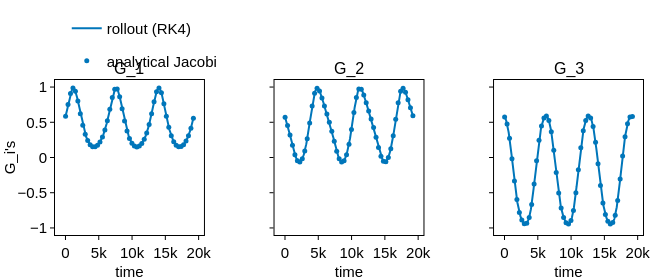

The notebook cell this image was saved under:
### Markdown cell above
## 5 — Orientation in time: rollout vs analytical

The natural quantity for the rollout-vs-analytical comparison is
$\mathbf{G}(t) = \boldsymbol{R}(\boldsymbol{\theta}_0)^{\!\top}\cdot\mathbf{e}_3$ — the 
analytical Jacobi solution gives this directly.

### Code cell
@jax.jit
def Rs_from_rods(rods):
    return jax.vmap(rotation_matrix)(rods)

R_traj = np.array(Rs_from_rods(jnp.asarray(oris)))                 # (N, 3, 3)
euler_zyx = Rotation.from_matrix(R_traj).as_euler("zyx", degrees=True)

# Restrict to the first ~3 periods so the time series is readable.
keep = time < 3.0 * period
ts = time[keep]
stride = max(1, len(ts) // 50)   # ~50 markers; bump 50 up/down to taste

# Full-width 6-panel figure: column A = G_1/G_2/G_3 with rollout vs
# analytical, column B = yaw/pitch/roll Euler angles (rollout only).
fig_ori = figstyle.figure(size="full", aspect=658 / 280)
fig_ori = make_subplots(
    rows=1, cols=3,
    figure=fig_ori,
    horizontal_spacing=0.12, vertical_spacing=0.08,
    subplot_titles=["G_1", "G_2", "G_3"],
)
for r, comp in enumerate((0, 1, 2)):
    fig_ori.add_trace(
        go.Scatter(x=ts, y=G_lib[keep, comp], mode="lines",
                   line=dict(color=figstyle.COLORS["blue"], width=2),
                   name="rollout (RK4)" if r == 0 else None,
                   legendgroup="lib", showlegend=(r == 0)),
        col=r + 1, row=1,
    )
    fig_ori.add_trace(
        go.Scatter(x=ts[::stride], y=G_ana[keep][::stride, comp],
                mode="markers",
                marker=dict(size=5, color=figstyle.COLORS["blue"], symbol="circle"),
                name="analytical Jacobi" if r == 0 else None,
                legendgroup="ana", showlegend=(r == 0)),
        col=r + 1, row=1,
    )

fig_ori.update_xaxes(title_text="time", row=1, col=1)
fig_ori.update_xaxes(title_text="time", row=1, col=2)
fig_ori.update_xaxes(title_text="time", row=1, col=3)
fig_ori.update_yaxes(title_text="G_i's", col=1)
fig_ori.update_yaxes(matches="y", range=[-1.1, 1.1], showticklabels=False)
fig_ori.update_yaxes(showticklabels=True, row=1, col=1)
fig_ori.update_layout(legend=dict(x=0.02, y=1.02, xanchor="left", yanchor="bottom"))

figstyle.save(fig_ori, "fig_orientation", figdir=FIGDIR)
fig_ori.show()

### Figure 1 — Plotly figure (JSON) as saved in the notebook; plotly's stock layout.template omitted (floating-point values rounded to 4 significant figures; data arrays with more than 128 entries replaced by an {"elided": "..."} marker saying what was removed)
{"data": [{"legendgroup": "lib", "line": {"color": "#0076BA", "width": 2}, "mode": "lines", "name": "rollout (RK4)", "showlegend": true, "type": "scatter", "x": {"elided": "1199 float values"}, "xaxis": "x", "y": {"elided": "1199 float values"}, "yaxis": "y"}, {"legendgroup": "ana", "marker": {"color": "#0076BA", "size": 5, "symbol": "circle"}, "mode": "markers", "name": "analytical Jacobi", "showlegend": true, "type": "scatter", "x": [16.05, 385.2, 754.4, 1124.0, 1493.0, 1862.0, 2231.0, 2600.0, 2969.0, 3339.0, 3708.0, 4077.0, 4446.0, 4815.0, 5184.0, 5554.0, 5923.0, 6292.0, 6661.0, 7030.0, 7400.0, 7769.0, 8138.0, 8507.0, 8876.0, 9245.0, 9615.0, 9984.0, 10350.0, 10720.0, 11090.0, 11460.0, 11830.0, 12200.0, 12570.0, 12940.0, 13310.0, 13680.0, 14040.0, 14410.0, 14780.0, 15150.0, 15520.0, 15890.0, 16260.0, 16630.0, 17000.0, 17370.0, 17740.0, 18110.0, 18470.0, 18840.0, 19210.0], "xaxis": "x", "y": [0.5844, 0.7535, 0.9076, 0.9848, 0.942, 0.8004, 0.6227, 0.4593, 0.331, 0.24, 0.1824, 0.1542, 0.1524, 0.1745, 0.2195, 0.2896, 0.3895, 0.5232, 0.6863, 0.8528, 0.9676, 0.9732, 0.8638, 0.6926, 0.5196, 0.3766, 0.2713, 0.2012, 0.1619, 0.1501, 0.1631, 0.1991, 0.2589, 0.3465, 0.4668, 0.62, 0.7902, 0.9331, 0.9861, 0.9177, 0.7626, 0.5848, 0.4281, 0.3081, 0.2248, 0.1739, 0.1516, 0.1552, 0.1823, 0.2325, 0.3086, 0.4156, 0.5566], "yaxis": "y"}, {"legendgroup": "lib", "line": {"color": "#0076BA", "width": 2}, "mode": "lines", "showlegend": false, "type": "scatter", "x": {"elided": "1199 float values"}, "xaxis": "x2", "y": {"elided": "1199 float values"}, "yaxis": "y2"}, {"legendgroup": "ana", "marker": {"color": "#0076BA", "size": 5, "symbol": "circle"}, "mode": "markers", "showlegend": false, "type": "scatter", "x": [16.05, 385.2, 754.4, 1124.0, 1493.0, 1862.0, 2231.0, 2600.0, 2969.0, 3339.0, 3708.0, 4077.0, 4446.0, 4815.0, 5184.0, 5554.0, 5923.0, 6292.0, 6661.0, 7030.0, 7400.0, 7769.0, 8138.0, 8507.0, 8876.0, 9245.0, 9615.0, 9984.0, 10350.0, 10720.0, 11090.0, 11460.0, 11830.0, 12200.0, 12570.0, 12940.0, 13310.0, 13680.0, 14040.0, 14410.0, 14780.0, 15150.0, 15520.0, 15890.0, 16260.0, 16630.0, 17000.0, 17370.0, 17740.0, 18110.0, 18470.0, 18840.0, 19210.0], "xaxis": "x2", "y": [0.5724, 0.4537, 0.3194, 0.1728, 0.04017, -0.04489, -0.06495, -0.01882, 0.09144, 0.2646, 0.4904, 0.7301, 0.9136, 0.9836, 0.9447, 0.846, 0.7308, 0.6168, 0.5015, 0.3741, 0.2304, 0.08809, -0.01887, -0.06512, -0.04458, 0.0407, 0.1896, 0.3974, 0.6387, 0.8532, 0.9709, 0.9701, 0.8885, 0.7762, 0.6611, 0.5474, 0.426, 0.288, 0.1416, 0.01669, -0.05498, -0.06046, -0.0002785, 0.1238, 0.31, 0.5434, 0.7774, 0.9394, 0.983, 0.9265, 0.8214, 0.7058, 0.5922], "yaxis": "y2"}, {"legendgroup": "lib", "line": {"color": "#0076BA", "width": 2}, "mode": "lines", "showlegend": false, "type": "scatter", "x": {"elided": "1199 float values"}, "xaxis": "x3", "y": {"elided": "1199 float values"}, "yaxis": "y3"}, {"legendgroup": "ana", "marker": {"color": "#0076BA", "size": 5, "symbol": "circle"}, "mode": "markers", "showlegend": false, "type": "scatter", "x": [16.05, 385.2, 754.4, 1124.0, 1493.0, 1862.0, 2231.0, 2600.0, 2969.0, 3339.0, 3708.0, 4077.0, 4446.0, 4815.0, 5184.0, 5554.0, 5923.0, 6292.0, 6661.0, 7030.0, 7400.0, 7769.0, 8138.0, 8507.0, 8876.0, 9245.0, 9615.0, 9984.0, 10350.0, 10720.0, 11090.0, 11460.0, 11830.0, 12200.0, 12570.0, 12940.0, 13310.0, 13680.0, 14040.0, 14410.0, 14780.0, 15150.0, 15520.0, 15890.0, 16260.0, 16630.0, 17000.0, 17370.0, 17740.0, 18110.0, 18470.0, 18840.0, 19210.0], "xaxis": "x3", "y": [0.5752, 0.4758, 0.2725, -0.01825, -0.3332, -0.5978, -0.7798, -0.8881, -0.9392, -0.934, -0.8522, -0.6657, -0.3769, -0.0464, 0.2436, 0.4476, 0.5605, 0.5881, 0.5267, 0.3644, 0.1028, -0.2124, -0.5035, -0.7184, -0.8532, -0.9255, -0.9436, -0.8953, -0.7522, -0.4994, -0.1751, 0.139, 0.3789, 0.5267, 0.5874, 0.562, 0.4405, 0.2152, -0.08751, -0.397, -0.6445, -0.8089, -0.9037, -0.9433, -0.9238, -0.8213, -0.6104, -0.3056, 0.02245, 0.2959, 0.4797, 0.5737, 0.5826], "yaxis": "y3"}], "layout": {"annotations": [{"font": {"size": 16}, "showarrow": false, "text": "G_1", "x": 0.1267, "xanchor": "center", "xref": "paper", "y": 1, "yanchor": "bottom", "yref": "paper"}, {"font": {"size": 16}, "showarrow": false, "text": "G_2", "x": 0.5, "xanchor": "center", "xref": "paper", "y": 1, "yanchor": "bottom", "yref": "paper"}, {"font": {"size": 16}, "showarrow": false, "text": "G_3", "x": 0.8733, "xanchor": "center", "xref": "paper", "y": 1, "yanchor": "bottom", "yref": "paper"}], "height": 280, "legend": {"x": 0.02, "xanchor": "left", "y": 1.02, "yanchor": "bottom"}, "width": 658, "xaxis": {"anchor": "y", "domain": [0, 0.2533], "title": {"text": "time"}}, "xaxis2": {"anchor": "y2", "domain": [0.3733, 0.6267], "title": {"text": "time"}}, "xaxis3": {"anchor": "y3", "domain": [0.7467, 1], "title": {"text": "time"}}, "yaxis": {"anchor": "x", "domain": [0, 1], "matches": "y", "range": [-1.1, 1.1], "showticklabels": true, "title": {"text": "G_i's"}}, "yaxis2": {"anchor": "x2", "domain": [0, 1], "matches": "y", "range": [-1.1, 1.1], "showticklabels": false}, "yaxis3": {"anchor": "x3", "domain": [0, 1], "matches": "y", "range": [-1.1, 1.1], "showticklabels": false}}}
